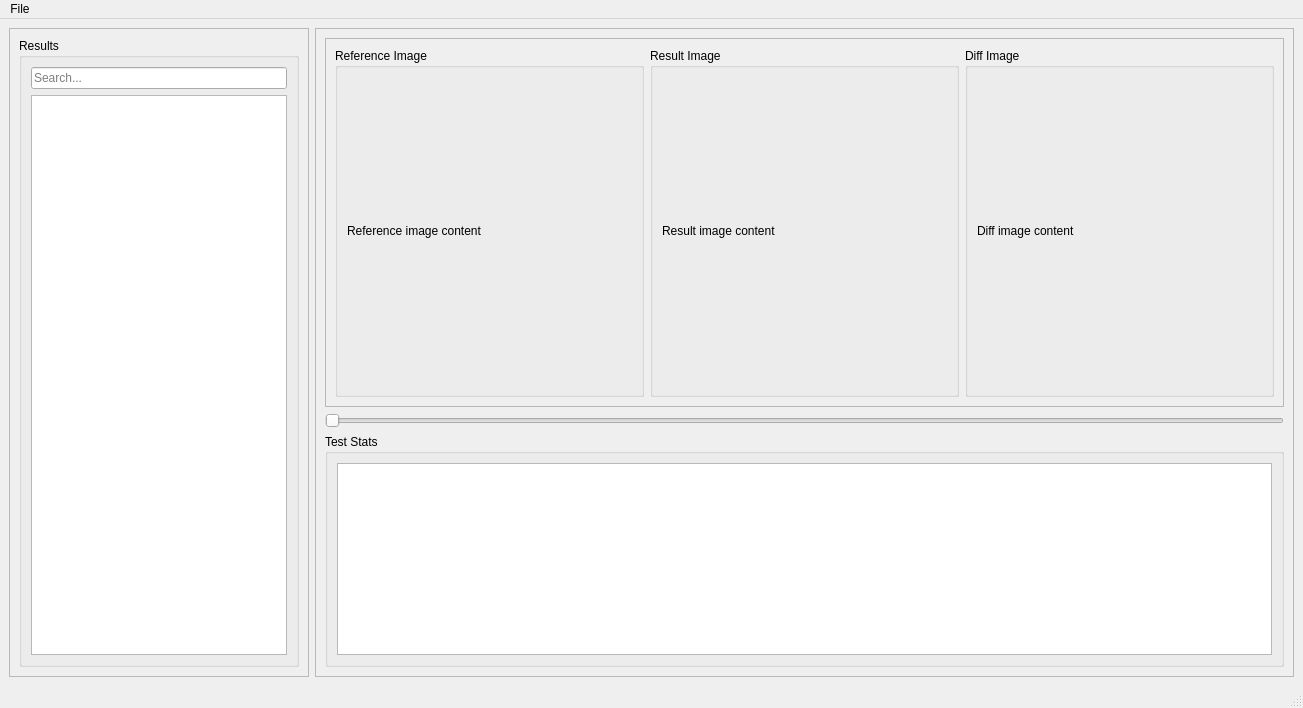
<?xml version="1.0" encoding="UTF-8"?>
<ui version="4.0">
 <class>MainWindow</class>
 <widget class="QMainWindow" name="MainWindow">
  <property name="geometry">
   <rect>
    <x>0</x>
    <y>0</y>
    <width>1303</width>
    <height>708</height>
   </rect>
  </property>
  <property name="windowTitle">
   <string>MainWindow</string>
  </property>
  <widget class="QWidget" name="centralwidget">
   <layout class="QHBoxLayout" name="horizontalLayout" stretch="0,2">
    <item>
     <widget class="QFrame" name="frame_treeView">
      <property name="frameShape">
       <enum>QFrame::StyledPanel</enum>
      </property>
      <property name="frameShadow">
       <enum>QFrame::Raised</enum>
      </property>
      <layout class="QVBoxLayout" name="verticalLayout_4">
       <item>
        <widget class="QGroupBox" name="groupBox_treeView">
         <property name="minimumSize">
          <size>
           <width>280</width>
           <height>0</height>
          </size>
         </property>
         <property name="title">
          <string>Results</string>
         </property>
         <layout class="QVBoxLayout" name="verticalLayout_3">
          <item>
           <widget class="QLineEdit" name="lineEdit_searchBar">
            <property name="text">
             <string/>
            </property>
            <property name="placeholderText">
             <string>Search...</string>
            </property>
           </widget>
          </item>
          <item>
           <widget class="QTreeView" name="treeView_results"/>
          </item>
         </layout>
        </widget>
       </item>
      </layout>
     </widget>
    </item>
    <item>
     <widget class="QFrame" name="frame_results">
      <property name="frameShape">
       <enum>QFrame::StyledPanel</enum>
      </property>
      <property name="frameShadow">
       <enum>QFrame::Raised</enum>
      </property>
      <layout class="QVBoxLayout" name="verticalLayout" stretch="3,0,0">
       <item>
        <widget class="QFrame" name="frame_images">
         <property name="frameShape">
          <enum>QFrame::StyledPanel</enum>
         </property>
         <property name="frameShadow">
          <enum>QFrame::Raised</enum>
         </property>
         <layout class="QHBoxLayout" name="horizontalLayout_2">
          <item>
           <widget class="QGroupBox" name="groupBox_ref">
            <property name="title">
             <string>Reference Image</string>
            </property>
            <layout class="QHBoxLayout" name="horizontalLayout_3">
             <item>
              <widget class="QLabel" name="label_referenceImage">
               <property name="sizePolicy">
                <sizepolicy hsizetype="Preferred" vsizetype="Preferred">
                 <horstretch>0</horstretch>
                 <verstretch>0</verstretch>
                </sizepolicy>
               </property>
               <property name="text">
                <string>Reference image content</string>
               </property>
               <property name="scaledContents">
                <bool>true</bool>
               </property>
              </widget>
             </item>
            </layout>
           </widget>
          </item>
          <item>
           <widget class="QGroupBox" name="groupBox_run">
            <property name="title">
             <string>Result Image</string>
            </property>
            <layout class="QHBoxLayout" name="horizontalLayout_4">
             <item>
              <widget class="QLabel" name="label_resultImage">
               <property name="sizePolicy">
                <sizepolicy hsizetype="Preferred" vsizetype="Preferred">
                 <horstretch>0</horstretch>
                 <verstretch>0</verstretch>
                </sizepolicy>
               </property>
               <property name="text">
                <string>Result image content</string>
               </property>
               <property name="scaledContents">
                <bool>true</bool>
               </property>
              </widget>
             </item>
            </layout>
           </widget>
          </item>
          <item>
           <widget class="QGroupBox" name="groupBox_diff">
            <property name="title">
             <string>Diff Image</string>
            </property>
            <layout class="QHBoxLayout" name="horizontalLayout_5">
             <item>
              <widget class="QLabel" name="label_diffImage">
               <property name="sizePolicy">
                <sizepolicy hsizetype="Preferred" vsizetype="Preferred">
                 <horstretch>0</horstretch>
                 <verstretch>0</verstretch>
                </sizepolicy>
               </property>
               <property name="text">
                <string>Diff image content</string>
               </property>
               <property name="scaledContents">
                <bool>true</bool>
               </property>
              </widget>
             </item>
            </layout>
           </widget>
          </item>
         </layout>
        </widget>
       </item>
       <item>
        <widget class="QSlider" name="horizontalSlider_frames">
         <property name="orientation">
          <enum>Qt::Horizontal</enum>
         </property>
        </widget>
       </item>
       <item>
        <widget class="QGroupBox" name="groupBox_stats">
         <property name="title">
          <string>Test Stats</string>
         </property>
         <layout class="QVBoxLayout" name="verticalLayout_2">
          <item>
           <widget class="QTableView" name="tableView_stats">
            <property name="sizePolicy">
             <sizepolicy hsizetype="Preferred" vsizetype="Preferred">
              <horstretch>0</horstretch>
              <verstretch>0</verstretch>
             </sizepolicy>
            </property>
           </widget>
          </item>
         </layout>
        </widget>
       </item>
      </layout>
     </widget>
    </item>
   </layout>
  </widget>
  <widget class="QMenuBar" name="menubar">
   <property name="geometry">
    <rect>
     <x>0</x>
     <y>0</y>
     <width>1303</width>
     <height>21</height>
    </rect>
   </property>
   <widget class="QMenu" name="menuFile">
    <property name="title">
     <string>File</string>
    </property>
    <addaction name="actionOpen"/>
    <addaction name="separator"/>
    <addaction name="actionExit"/>
   </widget>
   <addaction name="menuFile"/>
  </widget>
  <widget class="QStatusBar" name="statusbar"/>
  <action name="actionOpen">
   <property name="text">
    <string>Open</string>
   </property>
  </action>
  <action name="actionExit">
   <property name="text">
    <string>Exit</string>
   </property>
  </action>
 </widget>
 <tabstops>
  <tabstop>lineEdit_searchBar</tabstop>
  <tabstop>treeView_results</tabstop>
  <tabstop>tableView_stats</tabstop>
 </tabstops>
 <resources/>
 <connections/>
</ui>
